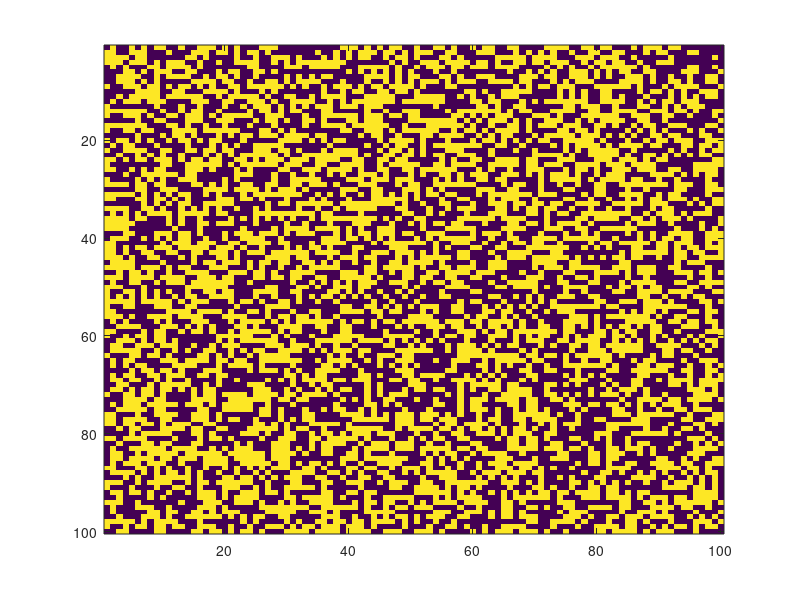

Source code (MATLAB): (Note: this script raises an error after producing the figure.)

function [] = game_of_life()
current_gen = randi([0,1],100);
imagesc(current_gen); %creates an initial generation matrix of random 0’s and 1’s

while true
    [new_gen] = check_neighbors(current_gen);
    current_gen = new_gen;
end

end


